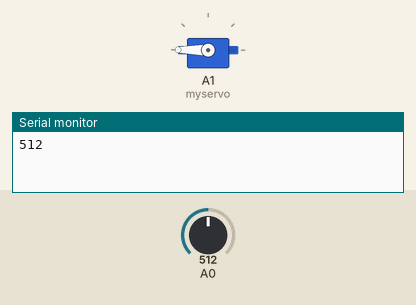
This sketch was run on a simulated Arduino Uno, built with avr-gcc and run on an emulated ATmega328P. Parts: servo, the last lines printed to the serial monitor. Inputs (shaded band) come from the test bench; at power-on: A0 = 512.

Above: at 5.8 s.
5.9 s: A0 set to 890
11.9 s: A0 set to 908
At 16.1 s:
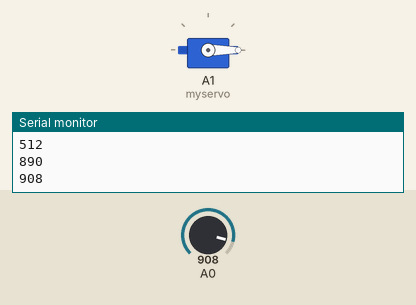
17.9 s: A0 set to 900
At 18.5 s:
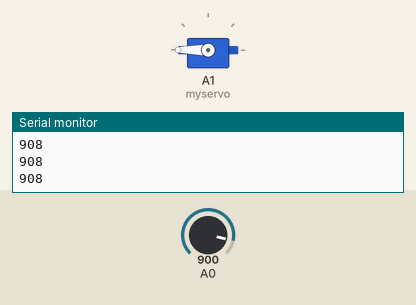
23.9 s: A0 set to 1023
At 28.5 s:
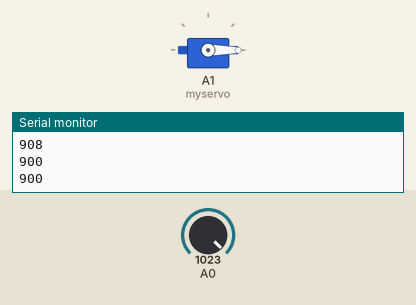
Timing chart, 0 to 30.0 s (numbered marks = the images above; inputs shaded):
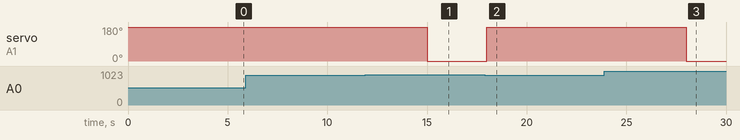

The sketch:

openbug.ino
```cpp
#include <Servo.h>
Servo myservo;
void setup() {

  // initialize serial communication at 9600 bits per second:
  Serial.begin(9600);
  myservo.attach(A1);
  pinMode(A0, INPUT);
}

// the loop routine runs over and over again forever:

void loop() {

  int sensorValue = analogRead(A0);
  if(sensorValue > 900){
    myservo.write(0);
    delay(1000);
    }
  else{
    myservo.write(180);
    delay(5000);
    }
  Serial.println(sensorValue);
}
```

Measured:
- the behaviour switches between 900 and 901 on A0 (found by bisection; images 0 and 1)
- after the input at 11.9 s, servo on A1 (myservo): 180° → 0° after 3.1 s
- after the input at 17.9 s, servo on A1 (myservo): 0° → 180° after 0.10 s
- after the input at 23.9 s, servo on A1 (myservo): 180° → 0° after 4.1 s
